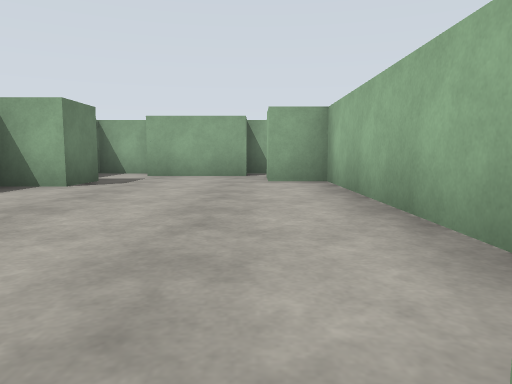
view 1 (above)

24 first-person views from a walk through a robot-simulator world made for Gazebo. The camera is 0.94 m above the floor, tilts 6° down and sees 70° across. The floor is counted in squares, 2 m on a side. Each view is taken from the middle of a square. On the plan, view 1 faces up. The plan holds only what a view shows up to about 9 squares ahead; the rest is blank.

view 2
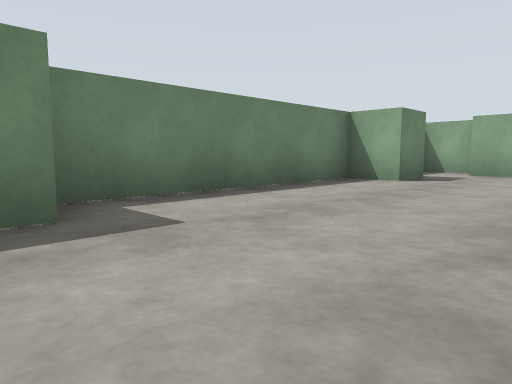

view 3
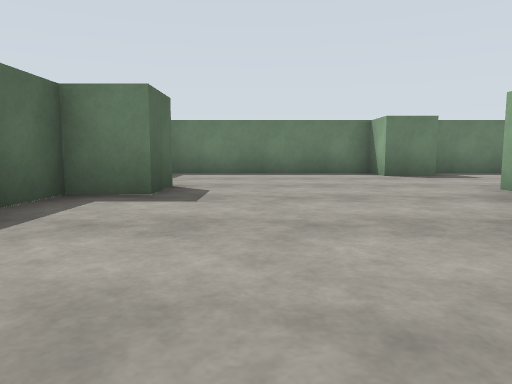

view 4
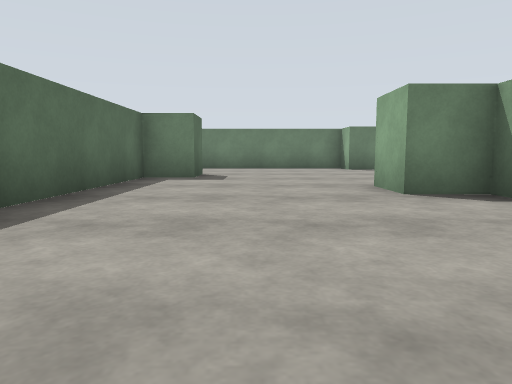

view 5
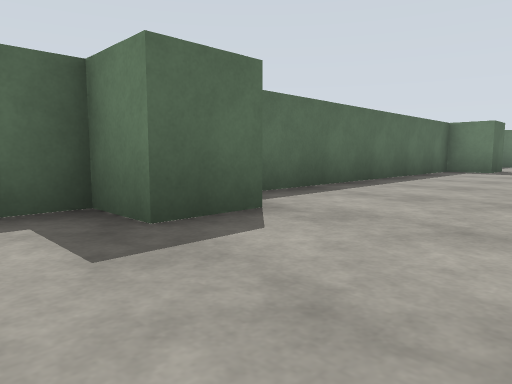

view 6
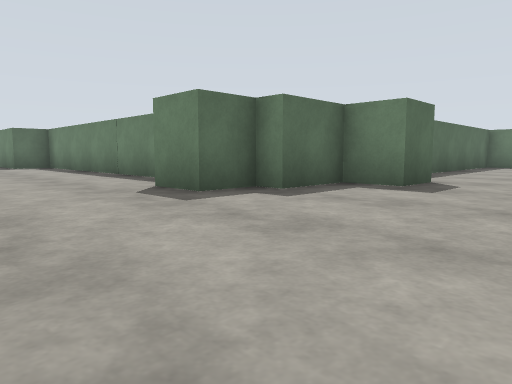

view 7
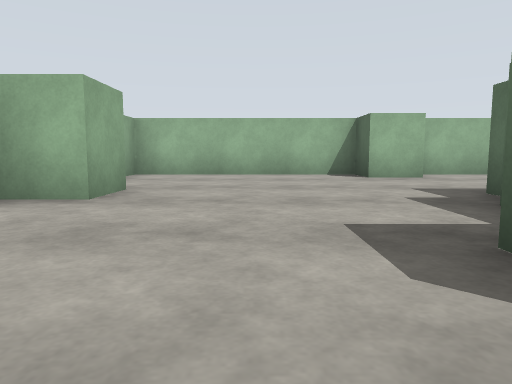

view 8
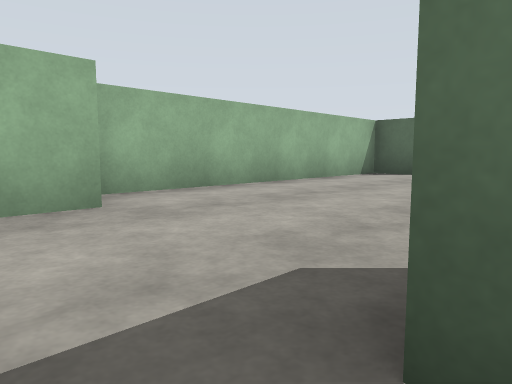

view 9
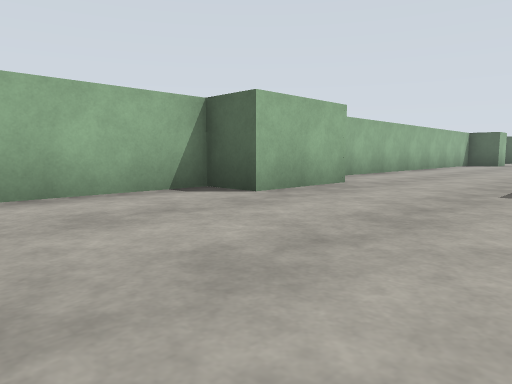

view 10
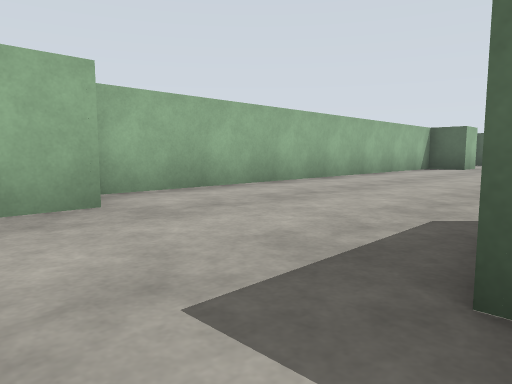

view 11
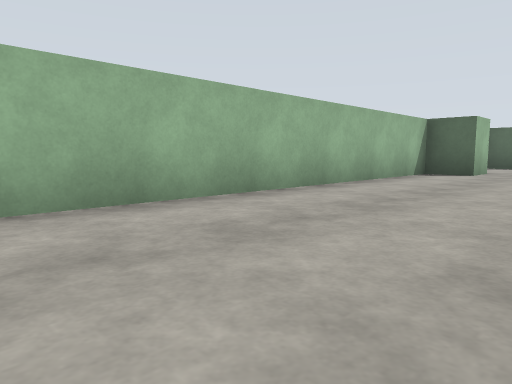

view 12
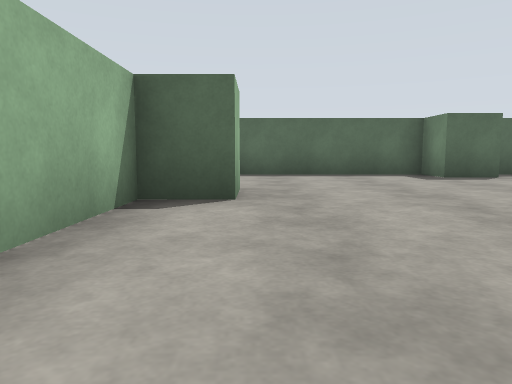

view 13
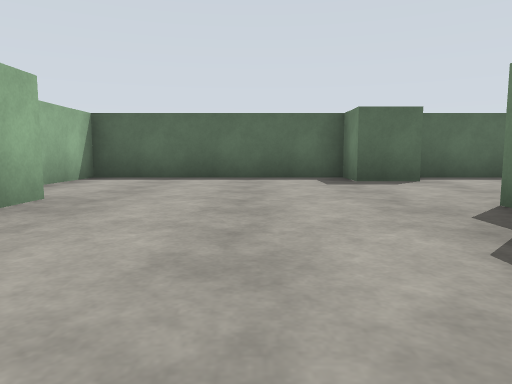

view 14
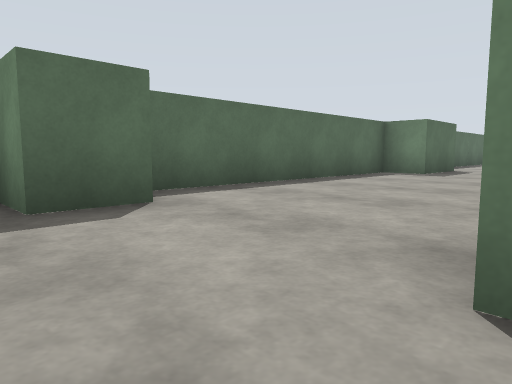

view 15
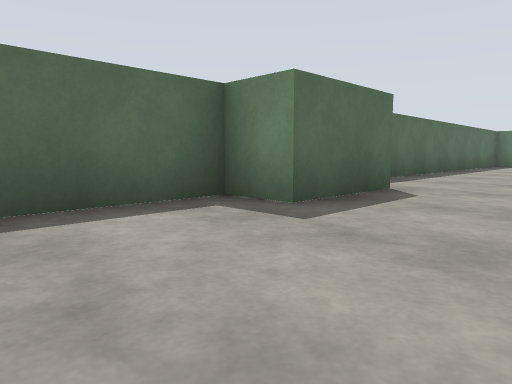

view 16
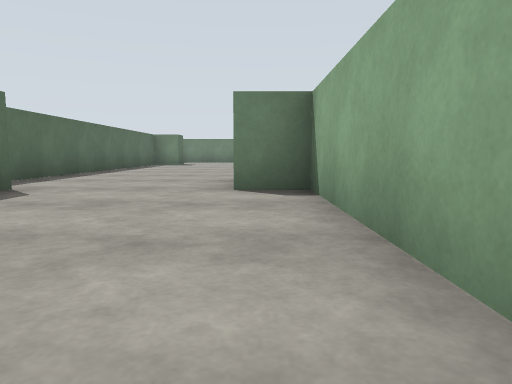

view 17
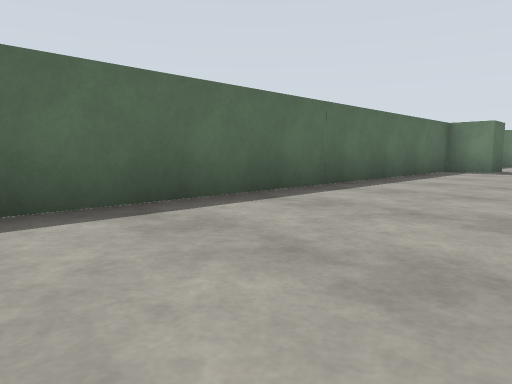

view 18
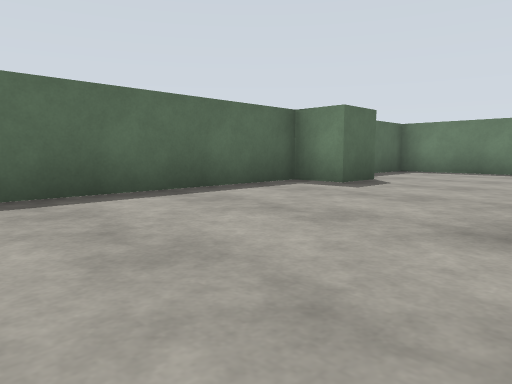

view 19
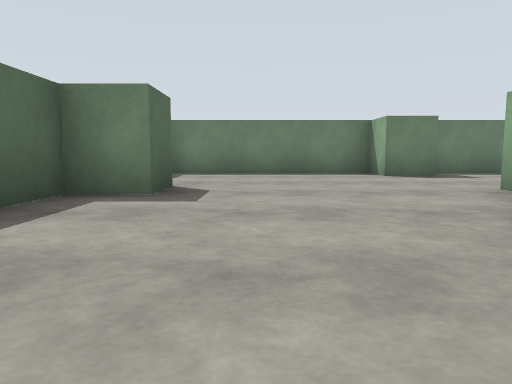

view 20
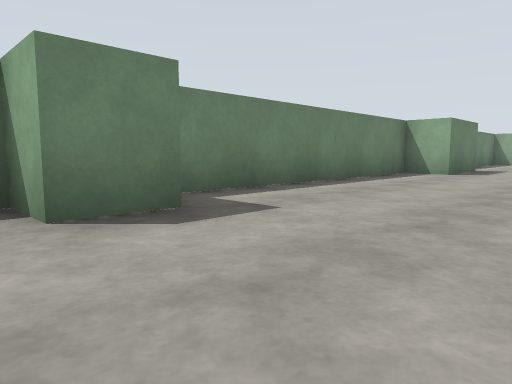

view 21
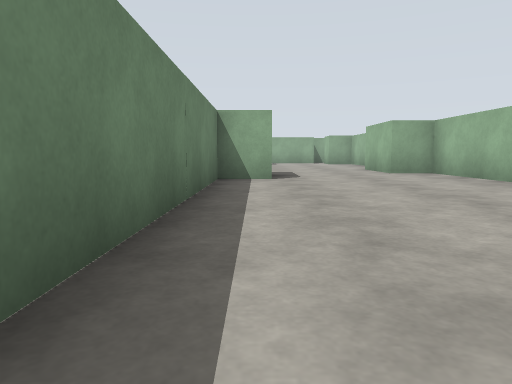

view 22
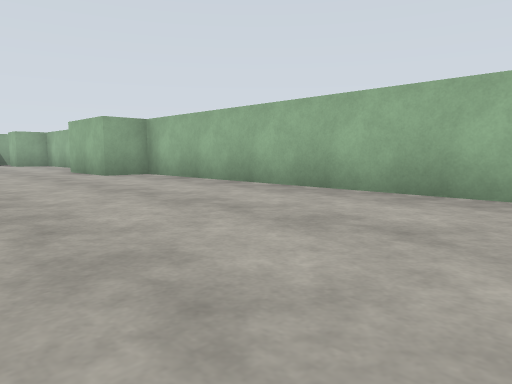

view 23
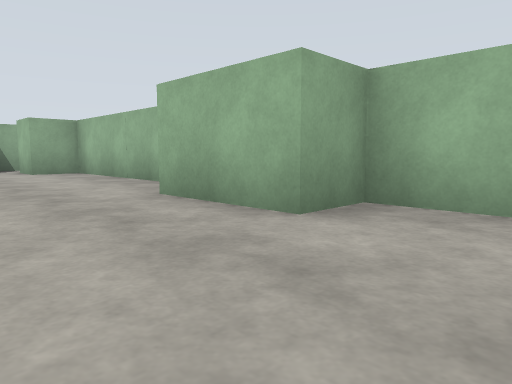

view 24
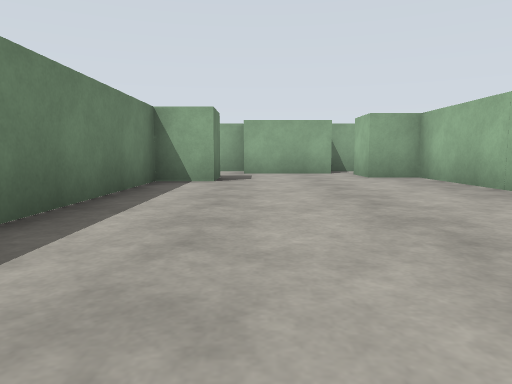

### Floor plan
Points are (right, up) in squares from view 1. A wall is a line through its corners. A room is listed if a view was taken in it or the views show most of it. See-through windows are left out.
Room 1 (views 1, 2, 3, 4, 5, 6, 7, 8, 9, 10, 11, 12, 13, 14, 15, 16, 17, 18, 19, 20, 21, 22, 23, 24)
walls: (15.2, -16.4) (15.2, -14.2) (16.2, -14.2) (16.2, -1.3) (15.5, -1.3); (11.3, -9.5) (11.3, -12.2); (15.2, -7.4) (15.2, -6.2) (16.3, -6.2); (8.6, -5.2) (9.8, -5.2) (9.8, -6.2) (11.3, -6.2) (11.3, -6.7) (12.3, -6.7) (12.3, -7.9); (15.2, -27.9) (15.2, -26.7) (16.2, -26.7) (16.2, -16.6); (5, -26.3) (1.3, -26.3) (1.3, -27.4); (12.9, -2.3) (11.7, -2.3) (11.7, -1.4); (10.1, -30.2) (11.3, -30.2) (11.3, -31.2) (16.2, -31.2) (16.2, -29.5); (-0.4, -5.2) (0.8, -5.2) (0.8, -6.2) (7.8, -6.2); (4.2, -1.3) (3.8, -1.3) (3.8, -2.3) (2.6, -2.3); (1.1, -30.2) (3.3, -30.2) (3.3, -31.2) (9.8, -31.2); (1.2, 1.6) (1.2, 6.2) (0.2, 6.2) (0.2, 7.1); (-8.8, -12.5) (-8.8, -8.8) (-9.8, -8.8) (-9.8, -7.6); (-2.7, -0.1) (-2.7, -1.3) (-3.8, -1.3); (-8.8, -23.4) (-8.8, -16.3) (-9.8, -16.3) (-9.8, -14.1); (-10.1, -7.3) (-12.4, -7.3); (-12.7, -16.9) (-12.7, -18.3) (-13.7, -18.3) (-13.7, -24.7); (-12.7, -8.6) (-12.7, -9.8) (-13.7, -9.8) (-13.7, -13.6); (-12.7, -25.1) (-12.7, -26.3) (-13.7, -26.3) (-13.7, -31); (-10.4, -30.2) (-9.2, -30.2) (-9.2, -31.2) (0.5, -31.2); (-0.1, 7.7) (-2.4, 7.7); (-2.7, 6.4) (-2.7, 5.2) (-3.7, 5.2) (-3.7, -6); (0.3, 8.7) (-0.2, 8.7); (-2.5, 8.7) (-3.7, 8.7); (-12.7, -31.2) (-12.2, -31.2)

Positions as (right, up) in squares from view 1, and headings:
1: (0, 0), facing up
2: (0, -1), facing up-left
3: (5, -4), facing left
4: (8, -4), facing left
5: (11, -3), facing down-left
6: (15, -3), facing down-left
7: (8, -4), facing right
8: (12, -6), facing down-right
9: (12, -11), facing down-right
10: (12, -15), facing down-right
11: (13, -18), facing down-right
12: (15, -23), facing down
13: (13, -24), facing down
14: (12, -27), facing down-left
15: (6, -28), facing down-left
16: (6, -27), facing left
17: (1, -28), facing down-left
18: (-4, -27), facing down-left
19: (-5, -29), facing left
20: (-10, -27), facing up-left
21: (-13, -25), facing up
22: (-13, -24), facing up-right
23: (-12, -18), facing up-right
24: (-12, -16), facing up
